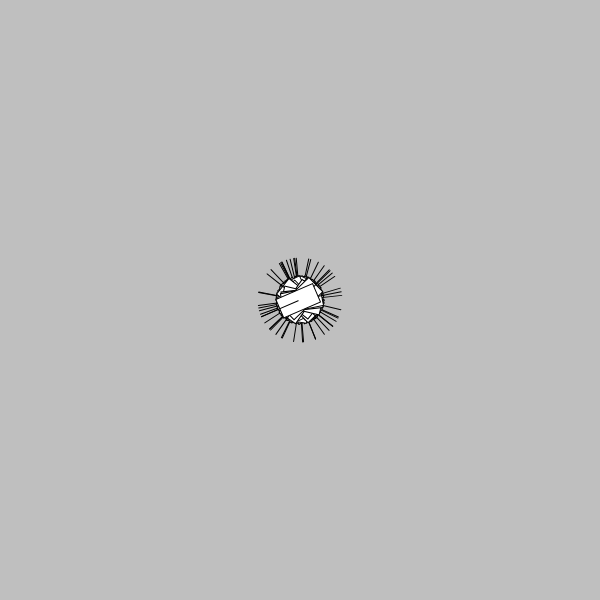
Frame 1 (no input)
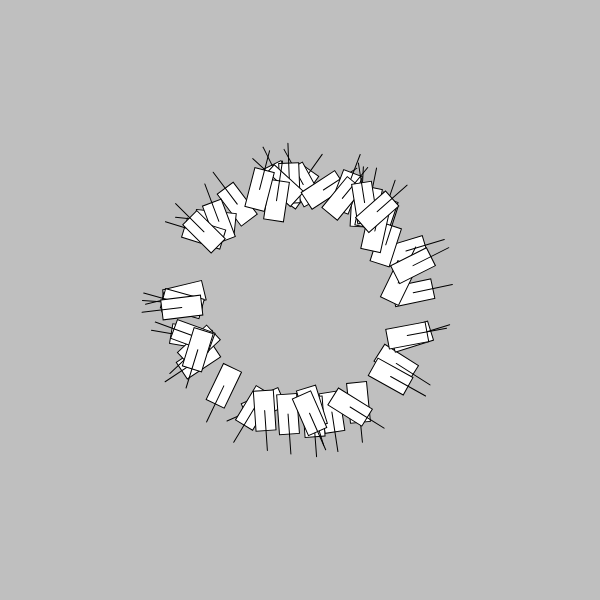
Frame 60 (no input)
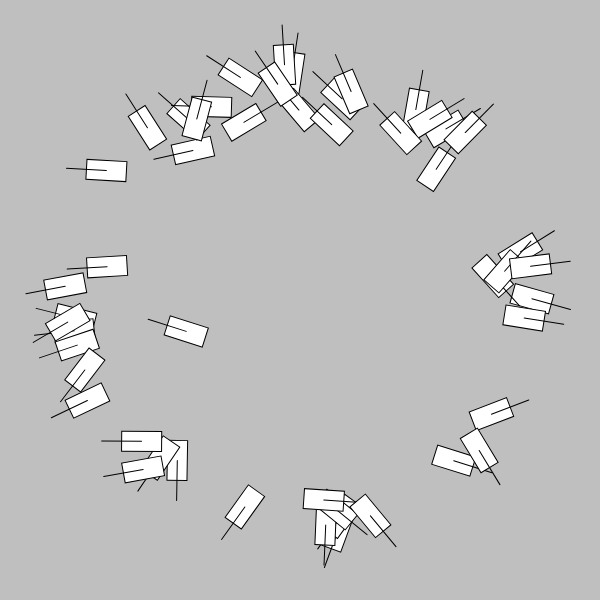
Frame 120 (the mouse pressed at the canvas centre since frame 60)

The p5.js sketch that drew these frames (run headless with seeded random() and noise() and a simulated clock; from frame 60 on, the mouse is pressed at the canvas centre):

// p5.js sketch
// ── sketch.js
let creepCount = 50;
let creeps = [];

function setup() {
  createCanvas(600, 600);
  
  for (let i = 0; i < creepCount; i++) {
    let c = new Creep(width / 2, height / 2, 2, random(0, TWO_PI));
    creeps.push(c);
  }
}

function draw() {
  background(191);  // try commenting this out
  
  for (let i = 0; i < creeps.length; i++) {
    creeps[i].update();
    creeps[i].render();
  }
}

class Creep {

  constructor(xpos, ypos, velocity, initialAngle) {
    this.x = xpos;
    this.y = ypos;
    this.vel = velocity;
    this.angle = initialAngle;
  }
  
  render() {
    push();
    translate(this.x, this.y);
    rotate(this.angle);
    rectMode(CENTER);
    rect(0, 0, 40, 20);
    line(0, 0, 40, 0);
    pop();
  }
  
  update() {
    this.angle += random(-PI / 18, PI / 18);
    
    this.x += this.vel * cos(this.angle);
    this.y += this.vel * sin(this.angle);
    
    if (this.x > width || this.x < 0 || this.y > height ||
      this.y < 0) {
      this.angle += PI;
    }
  }
}
